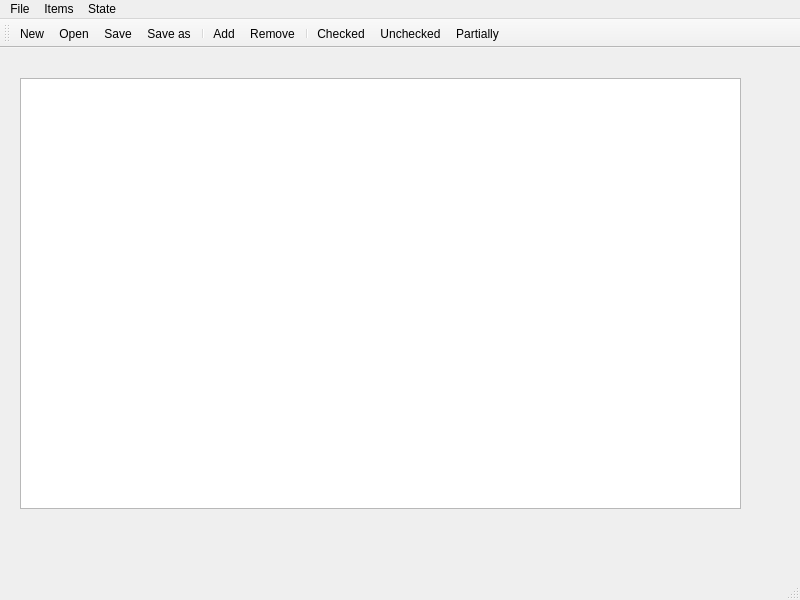
<?xml version="1.0" encoding="UTF-8"?>
<ui version="4.0">
 <class>MainWindow</class>
 <widget class="QMainWindow" name="MainWindow">
  <property name="geometry">
   <rect>
    <x>0</x>
    <y>0</y>
    <width>800</width>
    <height>600</height>
   </rect>
  </property>
  <property name="windowTitle">
   <string>MainWindow</string>
  </property>
  <property name="windowIcon">
   <iconset resource="resources.qrc">
    <normaloff>:/files/images/add.png</normaloff>:/files/images/add.png</iconset>
  </property>
  <widget class="QWidget" name="centralwidget">
   <widget class="QListWidget" name="listWidget">
    <property name="geometry">
     <rect>
      <x>20</x>
      <y>30</y>
      <width>721</width>
      <height>431</height>
     </rect>
    </property>
   </widget>
  </widget>
  <widget class="QMenuBar" name="menubar">
   <property name="geometry">
    <rect>
     <x>0</x>
     <y>0</y>
     <width>800</width>
     <height>21</height>
    </rect>
   </property>
   <widget class="QMenu" name="menuFile">
    <property name="title">
     <string>File</string>
    </property>
    <addaction name="actionNew"/>
    <addaction name="actionOpen"/>
    <addaction name="separator"/>
    <addaction name="actionSave"/>
    <addaction name="actionSave_as"/>
    <addaction name="separator"/>
    <addaction name="actionExit"/>
   </widget>
   <widget class="QMenu" name="menuItems">
    <property name="title">
     <string>Items</string>
    </property>
    <addaction name="actionAdd"/>
    <addaction name="actionRemove"/>
    <addaction name="actionSelect_All"/>
    <addaction name="actionSelect_None"/>
   </widget>
   <widget class="QMenu" name="menuState">
    <property name="title">
     <string>State</string>
    </property>
    <addaction name="actionChecked"/>
    <addaction name="actionUnchecked"/>
    <addaction name="actionPartially"/>
   </widget>
   <addaction name="menuFile"/>
   <addaction name="menuItems"/>
   <addaction name="menuState"/>
  </widget>
  <widget class="QStatusBar" name="statusbar"/>
  <widget class="QToolBar" name="toolBar">
   <property name="windowTitle">
    <string>toolBar</string>
   </property>
   <attribute name="toolBarArea">
    <enum>TopToolBarArea</enum>
   </attribute>
   <attribute name="toolBarBreak">
    <bool>false</bool>
   </attribute>
   <addaction name="actionNew"/>
   <addaction name="actionOpen"/>
   <addaction name="actionSave"/>
   <addaction name="actionSave_as"/>
   <addaction name="separator"/>
   <addaction name="actionAdd"/>
   <addaction name="actionRemove"/>
   <addaction name="separator"/>
   <addaction name="actionChecked"/>
   <addaction name="actionUnchecked"/>
   <addaction name="actionPartially"/>
  </widget>
  <action name="actionNew">
   <property name="icon">
    <iconset resource="resources.qrc">
     <normaloff>:/files/images/new.png</normaloff>:/files/images/new.png</iconset>
   </property>
   <property name="text">
    <string>New</string>
   </property>
  </action>
  <action name="actionOpen">
   <property name="icon">
    <iconset resource="resources.qrc">
     <normaloff>:/files/images/open.png</normaloff>:/files/images/open.png</iconset>
   </property>
   <property name="text">
    <string>Open</string>
   </property>
  </action>
  <action name="actionSave">
   <property name="icon">
    <iconset resource="resources.qrc">
     <normaloff>:/files/images/save.png</normaloff>:/files/images/save.png</iconset>
   </property>
   <property name="text">
    <string>Save</string>
   </property>
  </action>
  <action name="actionSave_as">
   <property name="icon">
    <iconset resource="resources.qrc">
     <normaloff>:/files/images/save_as.png</normaloff>:/files/images/save_as.png</iconset>
   </property>
   <property name="text">
    <string>Save as</string>
   </property>
  </action>
  <action name="actionExit">
   <property name="icon">
    <iconset resource="resources.qrc">
     <normaloff>:/files/images/cancel.png</normaloff>:/files/images/cancel.png</iconset>
   </property>
   <property name="text">
    <string>Exit</string>
   </property>
  </action>
  <action name="actionAdd">
   <property name="icon">
    <iconset resource="resources.qrc">
     <normaloff>:/files/images/add.png</normaloff>:/files/images/add.png</iconset>
   </property>
   <property name="text">
    <string>Add</string>
   </property>
  </action>
  <action name="actionRemove">
   <property name="icon">
    <iconset resource="resources.qrc">
     <normaloff>:/files/images/delete.png</normaloff>:/files/images/delete.png</iconset>
   </property>
   <property name="text">
    <string>Remove</string>
   </property>
  </action>
  <action name="actionSelect_All">
   <property name="icon">
    <iconset resource="resources.qrc">
     <normaloff>:/files/images/page_refresh.png</normaloff>:/files/images/page_refresh.png</iconset>
   </property>
   <property name="text">
    <string>Select All</string>
   </property>
  </action>
  <action name="actionSelect_None">
   <property name="icon">
    <iconset resource="resources.qrc">
     <normaloff>:/files/images/page_delete.png</normaloff>:/files/images/page_delete.png</iconset>
   </property>
   <property name="text">
    <string>Select None</string>
   </property>
  </action>
  <action name="actionChecked">
   <property name="icon">
    <iconset resource="resources.qrc">
     <normaloff>:/files/images/pencil_add.png</normaloff>:/files/images/pencil_add.png</iconset>
   </property>
   <property name="text">
    <string>Checked</string>
   </property>
  </action>
  <action name="actionUnchecked">
   <property name="icon">
    <iconset resource="resources.qrc">
     <normaloff>:/files/images/pencil_delete.png</normaloff>:/files/images/pencil_delete.png</iconset>
   </property>
   <property name="text">
    <string>Unchecked</string>
   </property>
  </action>
  <action name="actionPartially">
   <property name="icon">
    <iconset resource="resources.qrc">
     <normaloff>:/files/images/pencil_go.png</normaloff>:/files/images/pencil_go.png</iconset>
   </property>
   <property name="text">
    <string>Partially</string>
   </property>
  </action>
 </widget>
 <resources>
  <include location="resources.qrc"/>
 </resources>
 <connections/>
</ui>
